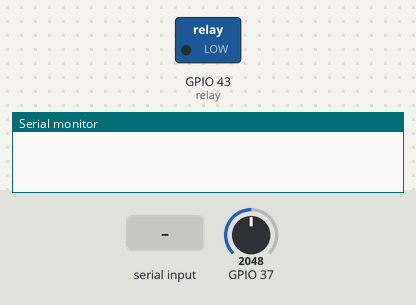
A sketch run on a simulated ESP32. Shown: switched loads named in the sketch (green lamp = pin HIGH), the last lines printed to the serial monitor. The test bench sets the inputs (shaded band); at power-on: GPIO 37 = 2048.

Above: at 1.2 s.
1.3 s: "temp= 90\n" received over Serial
At 3.8 s:
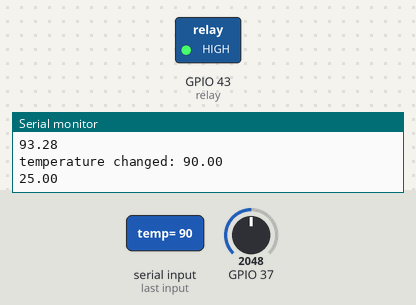
4.3 s: GPIO 37 set to 2260
5.8 s: GPIO 37 set to 2373
At 6.9 s:
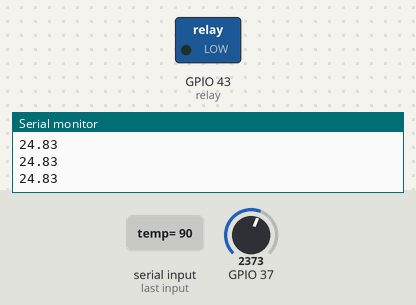
Timing chart, 0 to 8.8 s (numbered marks = the images above; inputs shaded):
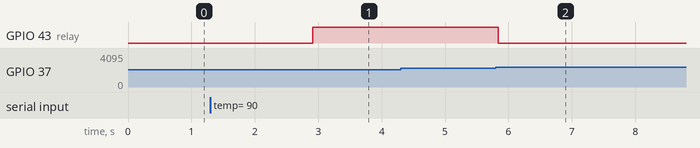

The sketch:

C41-thermistor_control.ino
```cpp
#include <PID_v1.h>

const int relay = D6;
int error = 0;
int userinput;
const double sensorPin = A1;
const double samples = 45;
const double A = 0.5529545762e-3;
const double B = 2.151848957e-4;
const double C = 2.120919370e-7;
const float Vin = 3.3;
const float pullup = 100000.0;
float Vout;
float R;
float sensorValue;
float prevRead;
float sensorFinal;
float smoothing = .2;
double temp;
double setpoint = 0;
double logR;
double output;
double Kp=61.2, Ki=1.3, Kd=3;
char serialread[24];
char command[10];
float P, I, D;
String input;


PID pidTemp(&temp, &output, &setpoint, Kp, Ki, Kd, DIRECT);

int timeScale = 2000;
unsigned long timeStart;

void setup() {
  Serial.begin(115200);

  Serial.println();

  pinMode(relay, OUTPUT);

  timeStart = millis();

  pidTemp.SetOutputLimits(0, timeScale);

  pidTemp.SetMode(AUTOMATIC);

}

void panic () {
  while (true) {
    if (digitalRead(relay) == 1|| setpoint > 0 ) {
      digitalWrite(relay, 0);
      setpoint = 0;
      Serial.println("PANIC");
    Serial.println(temp);
    }
    delay(500);
    Serial.println(temp);
  }

}

void loop() {

  // averaging samples to reduce random noise
  int total = 0;
  input = Serial.readString();
  input.toCharArray(serialread, 24);

  if ( input[1] == 'e') {
    sscanf(serialread, "%5s %d", command, &userinput);
    if (strcmp(command, "temp=") == 0 && userinput <=250) {
      setpoint = userinput;
      Serial.println();
      Serial.print("temperature changed: ");
      Serial.print(setpoint);
      Serial.println();
    }
  }

  if ( input[1] == 'u') {
    sscanf(serialread, "%5s %f %f %f", command, &P, &I, &D);
    if (strcmp(command, "tune=") == 0) {

      Kp = P;
      Ki = I;
      Kd = D;
      Serial.println();
      Serial.print("PID changed: ");
      Serial.print(Kp);
      Serial.print(" ");
      Serial.print(Ki);
      Serial.print(" ");
      Serial.println(Kd);
      pidTemp.SetTunings(Kp, Ki, Kd);
    }
  }


  prevRead = sensorValue;

  for(int i =0; i < samples; i++) {

    int n = analogReadMilliVolts(sensorPin);

    if (error >= 3) {
    panic();
  }
    if (n > 8 && n < 1865) {
      error = 0;
      total += n;
    }
      else {
        error++;
        Serial.println("sensor fault");
        i--;
    }
    delay(10);
  }
  sensorValue = total / samples;
  sensorFinal = smoothing * sensorValue + (1-smoothing) * prevRead;


  // don't try understanding this math, just know it takes voltage and turns it into celcius, this takes way too much math....
  Vout = sensorFinal / 1000.0;
  R = pullup * 1 / ((Vin/Vout)-1);
  logR= log(R);
  temp = 1.0 / (A + B * logR + (C * logR * logR * logR));
  temp = temp - 273.15;
  Serial.println(temp);

//don't thermal runaway, don't thermal runaway, don't thermal runaway..... oh gods it's going to thermal runaway...
  pidTemp.Compute();

  if(timeScale < millis() - timeStart){
    timeStart += timeScale;
  }
  if (output < millis() - timeStart) {
    digitalWrite(relay, 0);
  }
    else digitalWrite(relay, 1);

}
```

Measured:
- the behaviour switches between 2314 and 2315 on GPIO 37 (found by bisection; images 1 and 2)
- after the input at 1.3 s, GPIO 43 (relay): LOW → HIGH after 1.6 s
- after the input at 5.8 s, GPIO 43 (relay): HIGH → LOW at once
